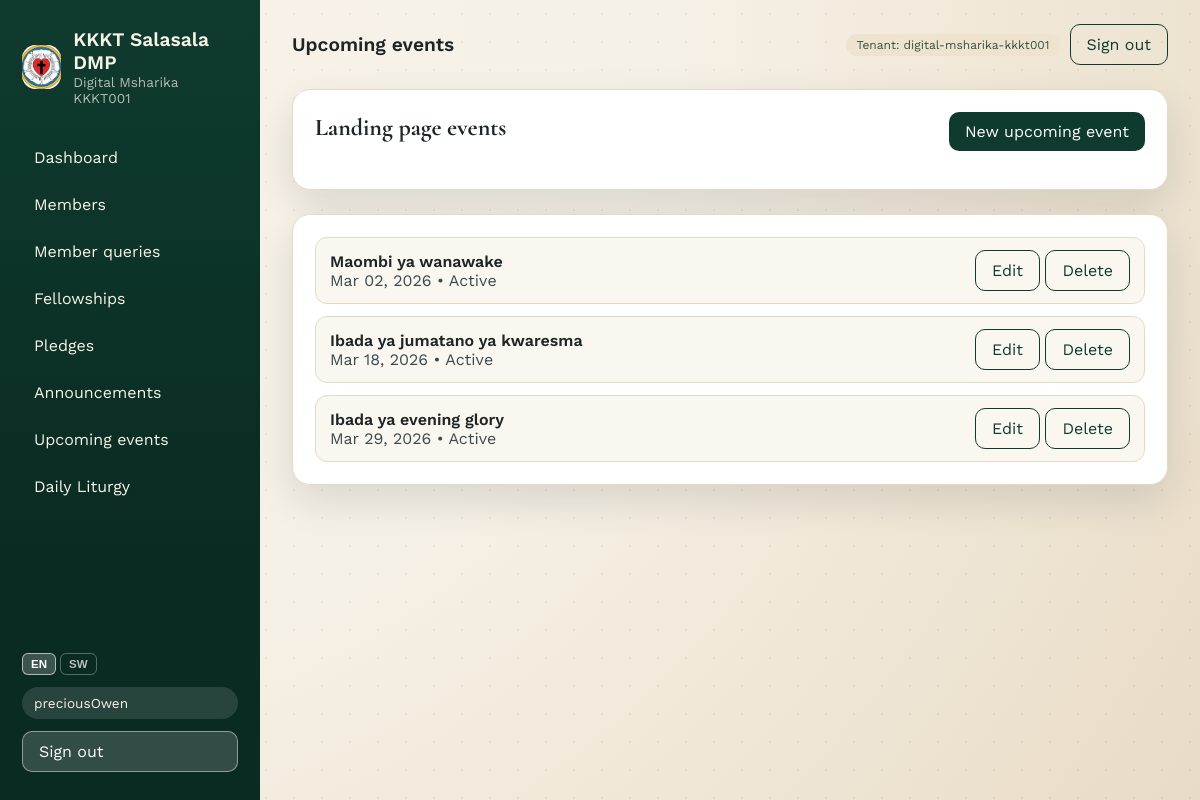
/content/upcoming-events/ (signed in), run on the app's committed database.
### tenants/models.py (models this page shows, shortened)
class Tenant(models.Model):
	name = models.CharField(max_length=200)
	slug = models.SlugField(unique=True)
	is_active = models.BooleanField(default=True)
	created_at = models.DateTimeField(auto_now_add=True)
	class Meta:
		ordering = ["name"]

### content_app/models.py (models this page shows, shortened)
class UpcomingEvent(TenantAwareModel):
	title = models.CharField(max_length=200)
	description = models.TextField()
	image = models.ImageField(upload_to="upcoming_events/")
	event_date = models.DateField(blank=True, null=True)
	is_active = models.BooleanField(default=True)
	created_at = models.DateTimeField(auto_now_add=True)
	class Meta:
		ordering = ["event_date", "-created_at"]

### content_app/views.py (the view)
# urls.py: path("upcoming-events/", views.UpcomingEventListView.as_view(), name="upcoming-events"),
class UpcomingEventListView(TenantMixin, ListView):
    model = UpcomingEvent
    template_name = "content_app/upcoming_events.html"
    context_object_name = "events"
    def get_queryset(self):
        return super().get_queryset().order_by("event_date", "-created_at")

### content_app/views.py (called while the page is built)
    def get_tenant(self):
        return getattr(self.request, "tenant", None)

    def get_queryset(self):
        qs = super().get_queryset()
        tenant = self.get_tenant()
        if tenant is None:
            return qs.none()
        return qs.filter(tenant=tenant)

### tenants/context_processors.py (called while the page is built)
def pending_applications(request):
    user = getattr(request, "user", None)
    tenant = getattr(request, "tenant", None)
    if not user or not user.is_authenticated or tenant is None:
        return {"pending_applications_count": 0}
    if not (user.is_superuser or user.id == 1):
        return {"pending_applications_count": 0}
    count = MemberApplication.objects.filter(
        tenant=tenant,
        status=MemberApplication.STATUS_PENDING,
    ).count()
    return {"pending_applications_count": count}

### templates/content_app/upcoming_events.html (shortened to what this page needs)
{% extends 'base.html' %}
{% load i18n %}
{% block header %}{% trans "Upcoming events" %}{% endblock %}
{% block content %}
<section class="card">
    <div class="card-head">
        <h2>{% trans "Landing page events" %}</h2>
        {% if user.is_superuser or user.id == 1 %}
            <a class="btn" href="{% url 'content:upcoming-event-add' %}">{% trans "New upcoming event" %}</a>
        {% endif %}
    </div>
</section>
<section class="card">
    <div class="list">
        {% for event in events %}
            <div class="list-item">
                <div>
                    <div class="list-title">{{ event.title }}</div>
                    <div class="muted">
                        {% if event.event_date %}
                            {{ event.event_date|date:'M d, Y' }}
                        {% else %}
                            {% trans "Date not set" %}
                        {% endif %}
                        • {% if event.is_active %}{% trans "Active" %}{% else %}{% trans "Hidden" %}{% endif %}
                    </div>
                </div>
                <div>
                    {% if user.is_superuser or user.id == 1 %}
                        <a class="btn ghost" href="{% url 'content:upcoming-event-update' event.pk %}">{% trans "Edit" %}</a>
                        <a class="btn ghost" href="{% url 'content:upcoming-event-delete' event.pk %}">{% trans "Delete" %}</a>
                    {% endif %}
                </div>
            </div>
        {% empty %}
            <p class="muted">{% trans "No upcoming events added." %}</p>
        {% endfor %}
    </div>
</section>
{% endblock %}

### templates/base.html (shortened to what this page needs)
{% load static i18n %}
{% get_current_language as LANGUAGE_CODE %}
<!DOCTYPE html>
<html lang="{{ LANGUAGE_CODE }}">
<head>
    <link rel="stylesheet" href="{% static 'css/app.css' %}" />
</head>
<body>
    <div class="page">
        {% if not hide_sidebar %}
        <aside class="sidebar" id="sidebar">
            <div class="brand">
                <div class="brand-mark">
                    <img src="/media/logo/kkkt-logo.jpg" alt="KKKT Salasala DMP logo" />
                </div>
                <div>
                    <div class="brand-title">KKKT Salasala DMP</div>
                    {% if request.tenant %}
                        <div class="brand-sub">{{ request.tenant.name }}</div>
                    {% endif %}
                </div>
            </div>
            <nav class="nav">
                {% if user.is_authenticated and user.is_superuser or user.is_authenticated and user.id == 1 %}
                    <a href="{% url 'home' %}">{% trans "Dashboard" %}</a>
                    <a href="{% url 'members:list' %}">{% trans "Members" %}</a>
                    <a href="{% url 'members:applications' %}">
                        {% trans "Member queries" %}
                    </a>
                    <a href="{% url 'fellowships:list' %}">{% trans "Fellowships" %}</a>
                    <a href="{% url 'pledges:list' %}">{% trans "Pledges" %}</a>
                    <a href="{% url 'content:announcements' %}">{% trans "Announcements" %}</a>
                    <a href="{% url 'content:upcoming-events' %}">{% trans "Upcoming events" %}</a>
                    <a href="{% url 'content:liturgy' %}">{% trans "Daily Liturgy" %}</a>
                {% endif %}
            </nav>
            <div class="sidebar-footer">
                <form action="{% url 'set_language' %}" method="post" class="lang-sw">
                    <button name="language" value="en" type="submit" class="lang-btn{% if LANGUAGE_CODE == 'en' %} active{% endif %}">EN</button>
                    <button name="language" value="sw" type="submit" class="lang-btn{% if LANGUAGE_CODE == 'sw' %} active{% endif %}">SW</button>
                </form>
                {% if user.is_authenticated %}
                    <div class="user-pill">{{ user.username }}</div>
                    <a class="btn ghost" href="{% url 'logout' %}">{% trans "Sign out" %}</a>
                {% else %}
                    <a class="btn" href="{% url 'login' %}">{% trans "Sign in" %}</a>
                {% endif %}
            </div>
        </aside>
        {% endif %}
        <div class="content">
            <header class="topbar">
                <div class="topbar-title">{% block header %}{% trans "Welcome" %}{% endblock %}</div>
                <div class="topbar-actions">
                    {% if request.tenant %}
                        <span class="badge">{% trans "Tenant" %}: {{ request.tenant.slug }}</span>
                    {% endif %}
                    {% if user.is_authenticated %}
                        <a class="btn ghost" href="{% url 'logout' %}">{% trans "Sign out" %}</a>
                    {% endif %}
                </div>
            </header>
            <main class="main">
                {% block content %}{% endblock %}
            </main>
        </div>
    </div>
</body>
</html>

### static/css/app.css (style rules this page uses)
:root { --ink: #1e2526; --ink-soft: #3b4a4c; --parchment: #f6f1e7; --sand: #efe3cf; --forest: #0f3b2e; --olive: #325443; --gold: #c7a35b; --rose: #f4d7c9; --card: #ffffff; --border: #e5d9c4; --shadow: 0 16px 40px rgba(18, 28, 29, 0.12); }
* { box-sizing: border-box; }
img, video, iframe { max-width: 100%; height: auto; }
body { margin: 0; font-family: "Work Sans", "Segoe UI", sans-serif; color: var(--ink); background: radial-gradient(circle at top left, #f8f2e8 0%, var(--parchment) 45%, #e9dcc6 100%); min-height: 100vh; }
body::before { content: ""; position: fixed; inset: 0; background-image: radial-gradient(rgba(15, 59, 46, 0.06) 1px, transparent 0); background-size: 28px 28px; pointer-events: none; z-index: 0; }
h1, h2, h3 { font-family: "Cormorant Garamond", "Times New Roman", serif; margin: 0 0 0.5rem 0; }
a { color: inherit; text-decoration: none; }
.page { display: flex; min-height: 100vh; position: relative; z-index: 1; width: 100%; max-width: 100vw; overflow-x: hidden; }
.sidebar { width: 260px; background: linear-gradient(180deg, var(--forest), #0a2b22 70%); color: #f8f3e8; padding: 28px 22px; display: flex; flex-direction: column; gap: 32px; }
.brand { display: flex; gap: 12px; align-items: center; }
.brand-mark { width: 44px; height: 44px; border-radius: 14px; background: var(--gold); color: #231b0f; font-weight: 700; display: grid; place-items: center; overflow: hidden; }
.brand-mark img { width: 100%; height: 100%; object-fit: cover; display: block; }
.brand-title { font-size: 1.2rem; font-weight: 600; }
.brand-sub { font-size: 0.85rem; opacity: 0.7; }
.nav { display: flex; flex-direction: column; gap: 8px; }
.nav a { padding: 10px 12px; border-radius: 12px; transition: all 0.2s ease; }
.sidebar-footer { margin-top: auto; display: flex; flex-direction: column; gap: 12px; }
.user-pill { background: rgba(255, 255, 255, 0.12); padding: 8px 12px; border-radius: 999px; font-size: 0.85rem; }
.content { flex: 1; padding: 24px 32px 48px; min-width: 0; max-width: 100%; }
.topbar { display: flex; align-items: center; justify-content: space-between; gap: 16px; margin-bottom: 24px; }
.topbar-title { font-size: 1.2rem; font-weight: 600; }
.topbar-actions { display: flex; align-items: center; gap: 10px; flex-wrap: wrap; justify-content: flex-end; }
.main { display: flex; flex-direction: column; gap: 24px; }
.card { background: var(--card); border-radius: 18px; padding: 22px; border: 1px solid var(--border); box-shadow: var(--shadow); overflow-wrap: anywhere; }
.card-head { display: flex; align-items: center; justify-content: space-between; margin-bottom: 16px; }
.badge { background: var(--sand); color: var(--olive); padding: 4px 10px; border-radius: 999px; font-size: 0.75rem; }
.btn { background: var(--forest); color: #fff; padding: 10px 16px; border-radius: 10px; border: none; cursor: pointer; display: inline-block; transition: transform 0.2s ease, box-shadow 0.2s ease; }
.btn.ghost { background: transparent; color: var(--forest); border: 1px solid var(--forest); }
.sidebar .btn.ghost { background: rgba(255, 255, 255, 0.16); color: #fff; border-color: rgba(255, 255, 255, 0.45); }
.list { display: flex; flex-direction: column; gap: 12px; }
.list-item { display: flex; justify-content: space-between; align-items: center; padding: 12px 14px; border-radius: 12px; background: #faf7f1; border: 1px solid var(--border); overflow-wrap: anywhere; }
.list-title { font-weight: 600; }
.muted { color: var(--ink-soft); }

### templates/base.html (style rules this page uses)
.lang-sw { display:flex; gap:4px; }
.lang-btn { background:transparent; border:1px solid rgba(255,255,255,.3); color:rgba(255,255,255,.7); border-radius:6px; padding:4px 8px; font-size:.72rem; font-weight:600; cursor:pointer; transition:all .2s; }
.lang-btn:hover, .lang-btn.active { background:rgba(255,255,255,.2); color:#fff; border-color:rgba(255,255,255,.6); }

### data on the page
Tenant: tenant.name "Digital Msharika KKKT001", tenant.slug "digital-msharika-kkkt001"
UpcomingEvent: title "Maombi ya wanawake", event_date "Mar 02, 2026"
UpcomingEvent: title "Ibada ya jumatano ya kwaresma", event_date "Mar 18, 2026"
UpcomingEvent: title "Ibada ya evening glory", event_date "Mar 29, 2026"

### other printed values
{{ user.username }} "preciousOwen"
